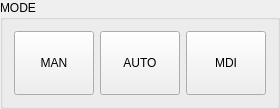
       <widget class="QGroupBox" name="mode_gbox">
        <property name="title">
         <string>MODE</string>
        </property>
        <layout class="QHBoxLayout" name="horizontalLayout_8">
         <item>
          <widget class="ActionButton" name="actionbutton_27">
           <property name="sizePolicy">
            <sizepolicy hsizetype="Minimum" vsizetype="Minimum">
             <horstretch>0</horstretch>
             <verstretch>0</verstretch>
            </sizepolicy>
           </property>
           <property name="minimumSize">
            <size>
             <width>60</width>
             <height>64</height>
            </size>
           </property>
           <property name="maximumSize">
            <size>
             <width>100</width>
             <height>100</height>
            </size>
           </property>
           <property name="text">
            <string>MAN</string>
           </property>
           <property name="checkable">
            <bool>true</bool>
           </property>
           <property name="autoExclusive">
            <bool>true</bool>
           </property>
           <property name="actionName" stdset="0">
            <string>machine.mode.manual</string>
           </property>
           <property name="position" stdset="0">
            <string>first</string>
           </property>
           <property name="styleClass" stdset="0">
            <string>option</string>
           </property>
          </widget>
         </item>
         <item>
          <widget class="ActionButton" name="actionbutton_28">
           <property name="sizePolicy">
            <sizepolicy hsizetype="Minimum" vsizetype="Minimum">
             <horstretch>0</horstretch>
             <verstretch>0</verstretch>
            </sizepolicy>
           </property>
           <property name="minimumSize">
            <size>
             <width>60</width>
             <height>64</height>
            </size>
           </property>
           <property name="maximumSize">
            <size>
             <width>100</width>
             <height>100</height>
            </size>
           </property>
           <property name="text">
            <string>AUTO</string>
           </property>
           <property name="checkable">
            <bool>true</bool>
           </property>
           <property name="autoExclusive">
            <bool>true</bool>
           </property>
           <property name="actionName" stdset="0">
            <string>machine.mode.auto</string>
           </property>
           <property name="styleClass" stdset="0">
            <string>option</string>
           </property>
          </widget>
         </item>
         <item>
          <widget class="ActionButton" name="actionbutton_29">
           <property name="sizePolicy">
            <sizepolicy hsizetype="Minimum" vsizetype="Minimum">
             <horstretch>0</horstretch>
             <verstretch>0</verstretch>
            </sizepolicy>
           </property>
           <property name="minimumSize">
            <size>
             <width>60</width>
             <height>64</height>
            </size>
           </property>
           <property name="maximumSize">
            <size>
             <width>100</width>
             <height>100</height>
            </size>
           </property>
           <property name="text">
            <string>MDI</string>
           </property>
           <property name="checkable">
            <bool>true</bool>
           </property>
           <property name="autoExclusive">
            <bool>true</bool>
           </property>
           <property name="actionName" stdset="0">
            <string>machine.mode.mdi</string>
           </property>
           <property name="position" stdset="0">
            <string>last</string>
           </property>
           <property name="styleClass" stdset="0">
            <string>option</string>
           </property>
          </widget>
         </item>
        </layout>
       </widget>
